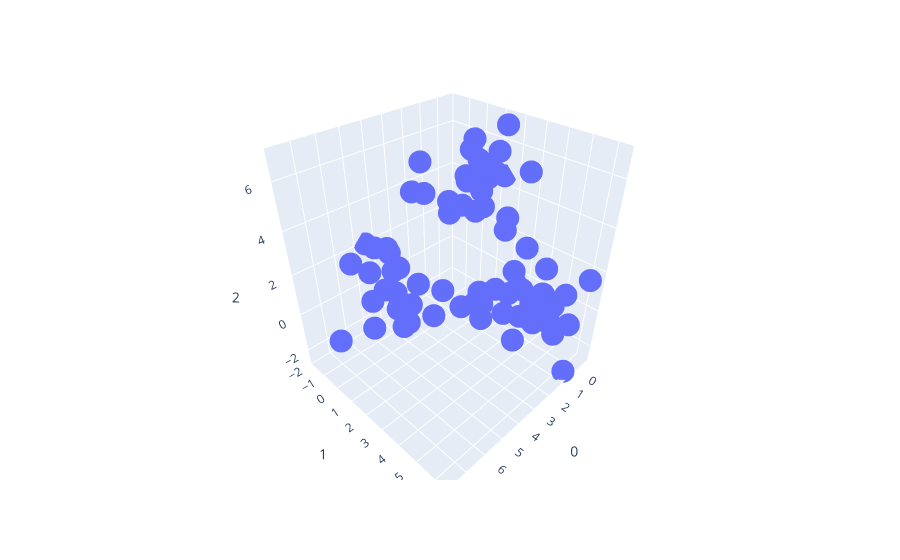

Notebook code cell kept with this figure:
### Code cell
fig = px.scatter_3d(data, x=0, y=1, z=2)
fig.show()
